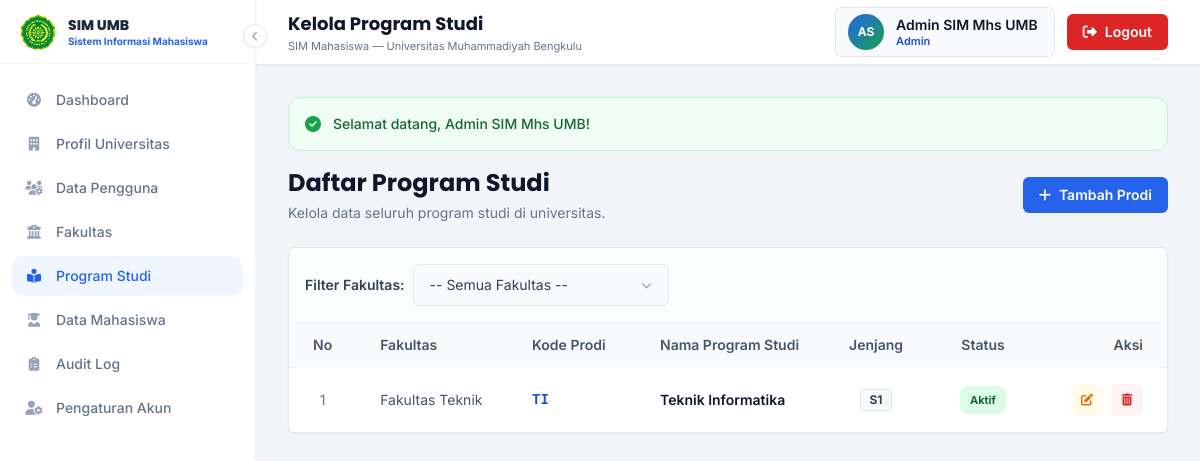
The page /admin/program_studi/index.php (signed in) on the database its author committed.
### tables this page shows
CREATE TABLE `program_studi` (
  `id_program_studi` bigint(20) UNSIGNED NOT NULL,
  `id_fakultas` bigint(20) UNSIGNED NOT NULL,
  `kode_program_studi` varchar(20) NOT NULL,
  `nama_program_studi` varchar(200) NOT NULL,
  `jenjang` varchar(20) NOT NULL DEFAULT 'S1',
  `status_aktif` enum('Aktif','Tidak Aktif') NOT NULL DEFAULT 'Aktif',
  `created_at` timestamp NOT NULL DEFAULT current_timestamp(),
  `updated_at` timestamp NOT NULL DEFAULT current_timestamp() ON UPDATE current_timestamp()
);

CREATE TABLE `fakultas` (
  `id_fakultas` bigint(20) UNSIGNED NOT NULL,
  `id_universitas` bigint(20) UNSIGNED NOT NULL,
  `kode_fakultas` varchar(20) NOT NULL,
  `nama_fakultas` varchar(200) NOT NULL,
  `created_at` timestamp NOT NULL DEFAULT current_timestamp(),
  `updated_at` timestamp NOT NULL DEFAULT current_timestamp() ON UPDATE current_timestamp()
);

### config/app.php (called while the page is built, shortened)
<?php
function url(string $path = ''): string
{
    $path = ltrim($path, '/');
    return rtrim(BASE_URL, '/') . '/' . $path;
}

### admin/program_studi/index.php (the view, shortened to what this page needs)
<?php
require_once dirname(__DIR__, 2) . '/config/app.php';
require_once dirname(__DIR__, 2) . '/config/database.php';
try {
    $sql = "SELECT p.*, f.nama_fakultas
            FROM program_studi p
            JOIN fakultas f ON p.id_fakultas = f.id_fakultas ";
    $params = [];
    $sql .= " ORDER BY f.nama_fakultas ASC, p.nama_program_studi ASC";
    $stmt = $pdo->prepare($sql);
    $stmt->execute($params);
    $prodiData = $stmt->fetchAll();
} catch (PDOException $e) {
    error_log($e->getMessage());
    $listFakultas = [];
    $prodiData = [];
}
?>
<?php require_once dirname(__DIR__, 2) . '/layouts/admin/header.php'; ?>
<section class="mb-8">
    <div class="flex flex-col sm:flex-row sm:items-center sm:justify-between gap-4 mb-6">
        <div>
            <h2 class="font-heading font-bold text-2xl text-slate-900">Daftar Program Studi</h2>
            <p class="text-sm text-slate-500 mt-1">Kelola data seluruh program studi di universitas.</p>
        </div>
        <a href="<?= url('admin/program_studi/create.php') ?>" class="inline-flex items-center justify-center gap-2 px-4 py-2 bg-academic-600 text-white text-sm font-semibold rounded-md hover:bg-academic-700 transition-colors focus:ring-4 focus:ring-academic-100">
            <i class="fa-solid fa-plus"></i> Tambah Prodi
        </a>
    </div>
    <div class="bg-white rounded-md shadow-sm border border-slate-200 mb-6">
        <div class="p-4 border-b border-slate-100 bg-slate-50/50 rounded-t-md flex items-center justify-between flex-wrap gap-4">
            <form action="" method="GET" class="flex items-center gap-2 w-full sm:w-auto">
                <label for="fakultas" class="text-sm font-semibold text-slate-700 hidden sm:block">Filter Fakultas:</label>
            </form>
        </div>
        <div class="overflow-x-auto">
            <table class="w-full text-sm table-hover">
                <thead class="bg-slate-50 text-slate-600 border-b border-slate-100">
                    <tr>
                        <th class="text-center font-semibold px-6 py-3 w-16">No</th>
                        <th class="text-left font-semibold px-6 py-3">Fakultas</th>
                        <th class="text-left font-semibold px-6 py-3 w-32">Kode Prodi</th>
                        <th class="text-left font-semibold px-6 py-3">Nama Program Studi</th>
                        <th class="text-center font-semibold px-6 py-3 w-24">Jenjang</th>
                        <th class="text-center font-semibold px-6 py-3 w-28">Status</th>
                        <th class="text-right font-semibold px-6 py-3 w-32">Aksi</th>
                    </tr>
                </thead>
                <tbody class="divide-y divide-slate-100">
                    <?php if (empty($prodiData)): ?>
                        <tr>
                            <td colspan="7" class="px-6 py-8 text-center text-slate-500">
                                <div class="w-12 h-12 rounded-full bg-slate-100 flex items-center justify-center mx-auto mb-3">
                                    <i class="fa-solid fa-book-open-reader text-xl text-slate-400"></i>
                                </div>
                                Belum ada data program studi yang sesuai.
                            </td>
                        </tr>
                    <?php else: ?>
                        <?php $no = 1; foreach ($prodiData as $row):
                            $status = $row['status_aktif'];
                            $badge  = $status === 'Aktif' ? 'bg-elegant-100 text-elegant-800' : 'bg-slate-200 text-slate-600';
                        ?>
                            <tr>
                                <td class="px-6 py-4 text-center text-slate-500"><?= $no++ ?></td>
                                <td class="px-6 py-4 text-slate-600"><?= htmlspecialchars($row['nama_fakultas'], ENT_QUOTES, 'UTF-8') ?></td>
                                <td class="px-6 py-4 font-mono font-bold text-academic-700"><?= htmlspecialchars($row['kode_program_studi'], ENT_QUOTES, 'UTF-8') ?></td>
                                <td class="px-6 py-4 font-semibold text-slate-900"><?= htmlspecialchars($row['nama_program_studi'], ENT_QUOTES, 'UTF-8') ?></td>
                                <td class="px-6 py-4 text-center">
                                    <span class="inline-flex px-2 py-0.5 rounded text-xs font-bold border border-slate-200 bg-slate-50 text-slate-700">
                                        <?= htmlspecialchars($row['jenjang'], ENT_QUOTES, 'UTF-8') ?>
                                    </span>
                                </td>
                                <td class="px-6 py-4 text-center">
                                    <span class="inline-flex items-center justify-center px-2.5 py-1 rounded-lg text-[11px] font-bold <?= $badge ?>">
                                        <?= $status ?>
                                    </span>
                                </td>
                                <td class="px-6 py-4 text-right">
                                    <div class="flex items-center justify-end gap-2">
                                        <a href="<?= url('admin/program_studi/edit.php?id=' . $row['id_program_studi']) ?>" class="w-8 h-8 rounded-lg bg-amber-50 text-amber-600 flex items-center justify-center hover:bg-amber-100 transition-colors" title="Edit">
                                            <i class="fa-solid fa-pen-to-square text-xs"></i>
                                        </a>
                                        <form action="<?= url('admin/program_studi/process.php') ?>" method="POST" class="inline-block">
                                            <button type="submit" data-confirm="Peringatan: Menghapus Program Studi mungkin akan gagal jika ada mahasiswa yang terdaftar di dalamnya. Lanjutkan?" class="w-8 h-8 rounded-lg bg-red-50 text-red-600 flex items-center justify-center hover:bg-red-100 transition-colors" title="Hapus">
                                                <i class="fa-solid fa-trash-can text-xs"></i>
                                            </button>
                                        </form>
                                    </div>
                                </td>
                            </tr>
                        <?php endforeach; ?>
                    <?php endif; ?>
                </tbody>
            </table>
        </div>
    </div>
</section>
<?php require_once dirname(__DIR__, 2) . '/layouts/admin/footer.php'; ?>

### layouts/admin/header.php (style rules this page uses)
body { font-family: 'Inter', system-ui, sans-serif; background: #f1f5f9; }
h1, h2, h3, h4, h5, h6, .font-heading { font-family: 'Poppins', 'Inter', sans-serif; }

### rows shown on the page
program_studi: id_fakultas.nama_fakultas "Fakultas Teknik", kode_program_studi "TI", nama_program_studi "Teknik Informatika", jenjang "S1", status_aktif "Aktif"

### other values the page prints
$item['label'] "Dashboard"
$item['label'] "Profil Universitas"
$item['label'] "Data Pengguna"
$item['label'] "Fakultas"
$item['label'] "Program Studi"
$item['label'] "Data Mahasiswa"
$item['label'] "Audit Log"
$item['label'] "Pengaturan Akun"
$pageTitle "Kelola Program Studi"
$initials "AS"
$namaLengkap "Admin SIM Mhs UMB"
$namaRole "Admin"
